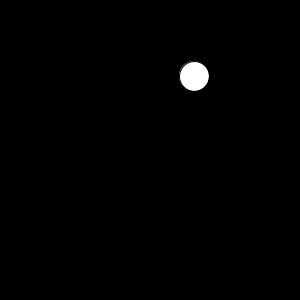
Frame 1 (no input)
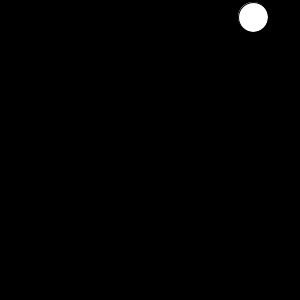
Frame 60 (the mouse pressed at the canvas centre just before this capture)
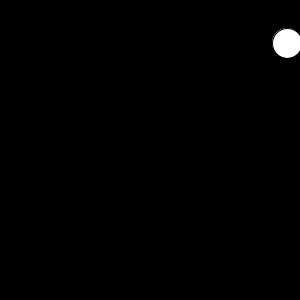
Frame 120 (the mouse held since frame 60 and released just before this capture)

The Processing sketch that drew these frames (run headless with seeded random() and noise(); from frame 60 on, the mouse is pressed at the canvas centre):

// Processing sketch: processing_82006
// ── processing_82006.pde

ball bob;
void setup ()
{
  bob = new ball ();
  size(300, 300);
  frameRate(100);
}

void draw ()
{
  background(0);
  bob.move();
  bob.bounce();
  bob.show();
}

class ball
{
  int x, y;
  boolean up, right;

  ball()
  {
    x = int(random(300));
    y = int(random(300));
    up = true;
    right = true;
  }

  void move ()
  {
    if (up == true)
    {
      y--;
    }
    else
    {
      y++;
    }
    if (right == true)
    {
      x++;
    }
    else
    {
      x--;
    }
  }

  void bounce ()
  {
    if (x == 300)
    {
      right = false;
    }
    if (x == 0)
    {
      right = true;
    }
    if (y == 300)
    {
      up = true;
    }
    if (y == 0)
    {
      up = false;
    }
  }

  void show ()
  {
    fill(255);
    ellipse(x, y, 30, 30);
  }
}
